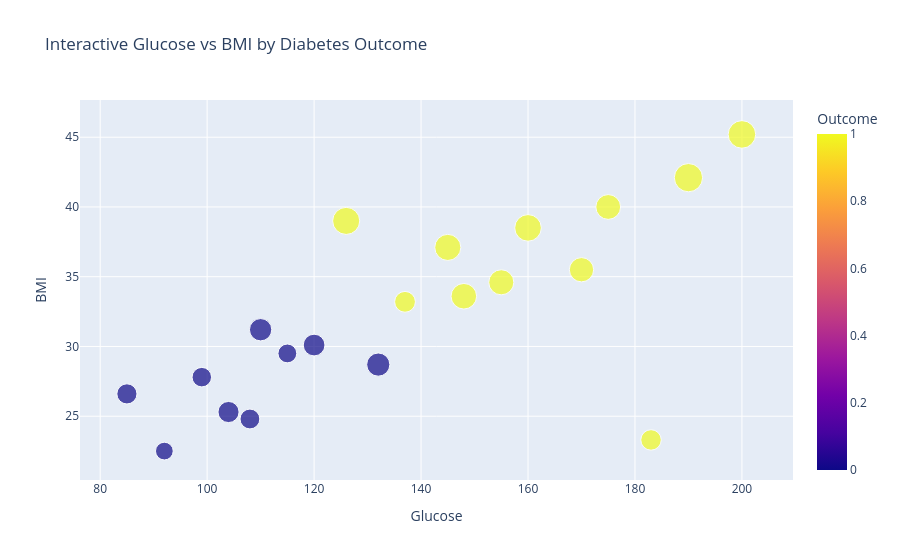

Source (notebook cell):
### Code cell
# Interactive Plotly visualization
import plotly.express as px

fig = px.scatter(
    df,
    x="Glucose",
    y="BMI",
    color="Outcome",
    size="Age",
    hover_data=["Gender", "Age_Group", "BMI_Category"],
    title="Interactive Glucose vs BMI by Diabetes Outcome"
)
fig.show()

### Figure 1 — Plotly figure (JSON) as saved in the notebook; plotly's stock layout.template omitted (floating-point values rounded to 4 significant figures)
{"data": [{"customdata": [["Female", "Older", "Obese"], ["Female", "Middle Age", "Overweight"], ["Female", "Middle Age", "Normal"], ["Female", "Middle Age", "Obese"], ["Male", "Older", "Obese"], ["Male", "Young", "Overweight"], ["Female", "Middle Age", "Obese"], ["Male", "Middle Age", "Obese"], ["Female", "Older", "Obese"], ["Female", "Young", "Overweight"], ["Male", "Older", "Obese"], ["Male", "Middle Age", "Overweight"], ["Female", "Middle Age", "Obese"], ["Female", "Young", "Normal"], ["Male", "Middle Age", "Overweight"], ["Female", "Older", "Obese"], ["Male", "Older", "Obese"], ["Female", "Middle Age", "Normal"], ["Male", "Middle Age", "Obese"], ["Male", "Middle Age", "Obese"]], "hovertemplate": "Glucose=%{x}<br>BMI=%{y}<br>Age=%{marker.size}<br>Gender=%{customdata[0]}<br>Age_Group=%{customdata[1]}<br>BMI_Category=%{customdata[2]}<br>Outcome=%{marker.color}<extra></extra>", "legendgroup": "", "marker": {"color": [1, 0, 1, 1, 1, 0, 1, 0, 1, 0, 1, 0, 1, 0, 0, 1, 1, 0, 1, 0], "coloraxis": "coloraxis", "size": [50, 31, 32, 33, 56, 29, 45, 38, 52, 27, 61, 34, 48, 24, 41, 54, 58, 30, 47, 36], "sizemode": "area", "sizeref": 0.1525, "symbol": "circle"}, "mode": "markers", "name": "", "orientation": "v", "showlegend": false, "type": "scatter", "x": [148, 85, 183, 137, 126, 99, 170, 110, 145, 115, 190, 104, 155, 92, 132, 160, 200, 108, 175, 120], "xaxis": "x", "y": [33.6, 26.6, 23.3, 33.2, 39.0, 27.8, 35.5, 31.2, 37.1, 29.5, 42.1, 25.3, 34.6, 22.5, 28.7, 38.5, 45.2, 24.8, 40.0, 30.1], "yaxis": "y"}], "layout": {"coloraxis": {"colorbar": {"title": {"text": "Outcome"}}, "colorscale": [[0, "#0d0887"], [0.1111, "#46039f"], [0.2222, "#7201a8"], [0.3333, "#9c179e"], [0.4444, "#bd3786"], [0.5556, "#d8576b"], [0.6667, "#ed7953"], [0.7778, "#fb9f3a"], [0.8889, "#fdca26"], [1, "#f0f921"]]}, "legend": {"itemsizing": "constant", "tracegroupgap": 0}, "title": {"text": "Interactive Glucose vs BMI by Diabetes Outcome"}, "xaxis": {"anchor": "y", "domain": [0, 1], "title": {"text": "Glucose"}}, "yaxis": {"anchor": "x", "domain": [0, 1], "title": {"text": "BMI"}}}}
